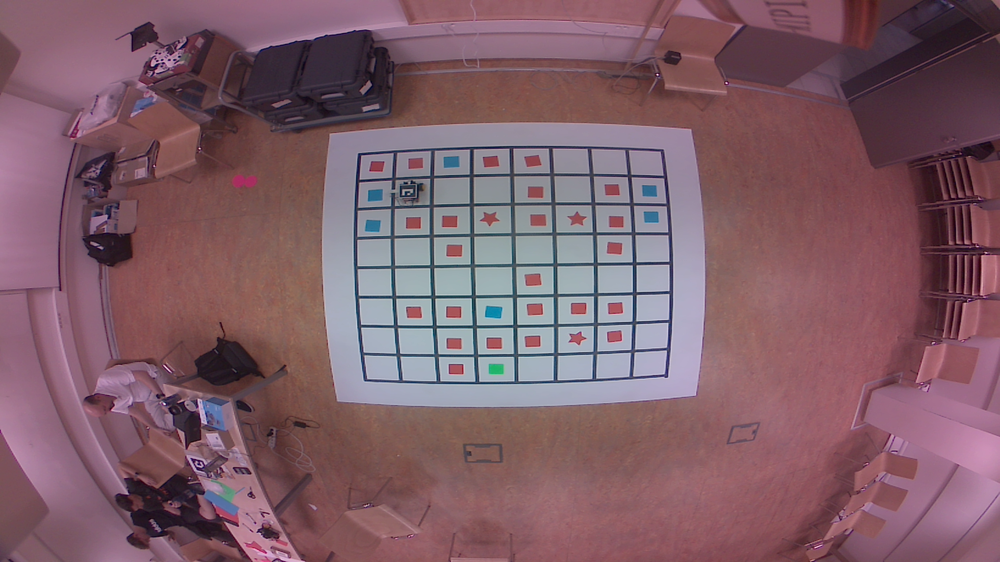
#> input picture assets/image (1).png, 1000 x 562 px, shrunk from 1920 x 1080 before the run
$ python -i recognize_same_color.py   (imports and definitions only)
#> lines starting #> are read from the running program, lines starting #| are printed output that depends on the picture
#> further down, picture is the input picture: shape (562, 1000, 3); mean B, G, R 104.2, 93.9, 127.1
import cv2
import numpy as np

out_list = []

def main(image):
    image = (image * 255).astype(np.uint8)
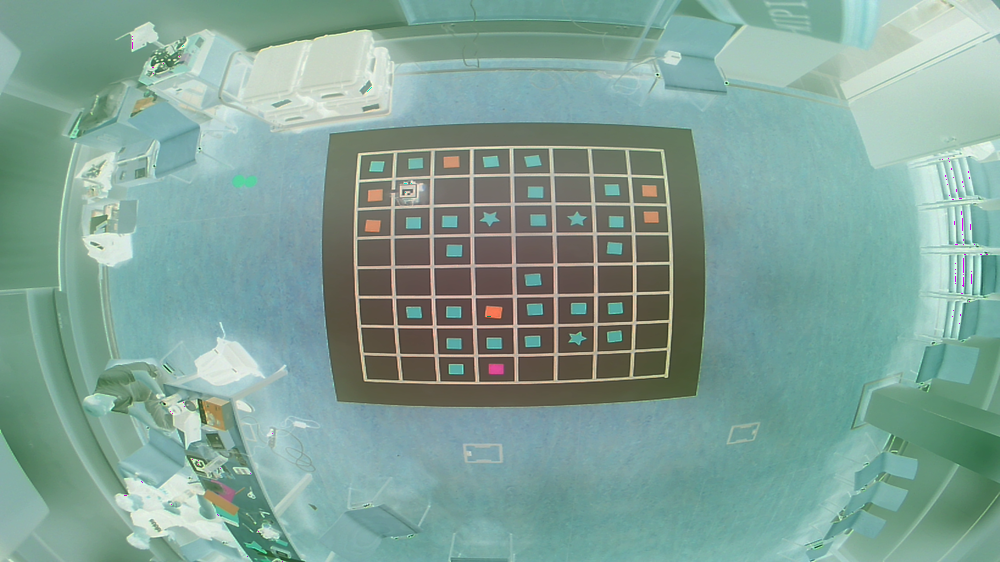
#> image: shape (562, 1000, 3); mean of channels 0, 1, 2 151.8, 162, 128.9; drawn as B, G, R
    test_img = np.zeros((image.shape[0], image.shape[1], 3), dtype=np.uint8)

    kernel3 = np.array([[0, -1,  0],
                        [-1,  5, -1],
                        [0, -1,  0]])
    image = cv2.filter2D(src=image, ddepth=-1, kernel=kernel3)
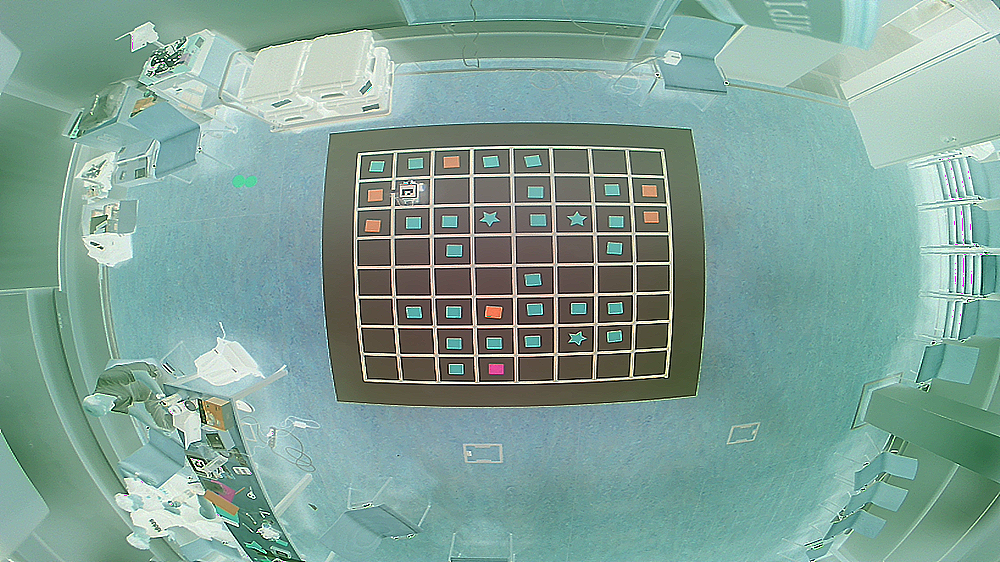
#> image: shape (562, 1000, 3); mean of channels 0, 1, 2 151.7, 161.4, 128.3; drawn as B, G, R

#> (the run stopped early here; a loop or call above may not have finished)
